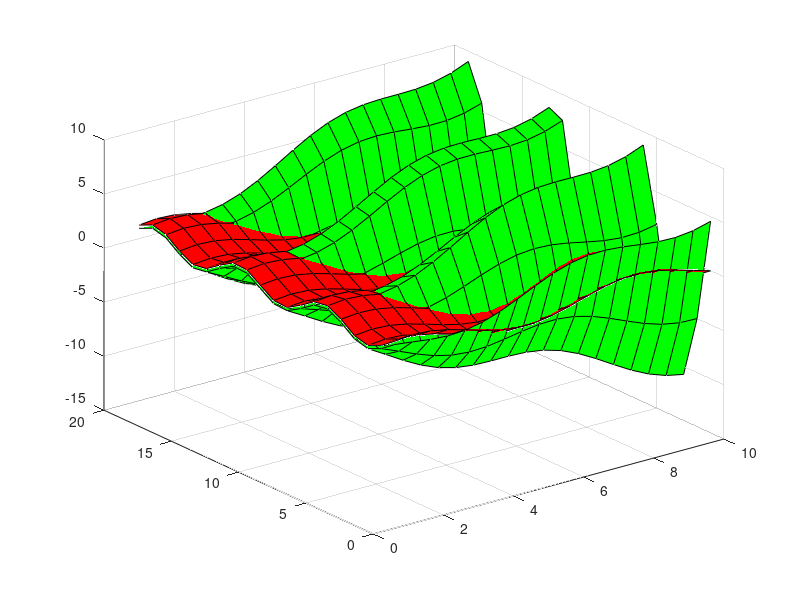

MATLAB code for this plot:
[X,Y] = meshgrid(1:0.5:10,1:20);
Z = sin(X) + cos(Y);
s=surf(X,Y,Z,'FaceColor','red');
hold on
Z1 = cos(X)+X.*cos(Y);
surf(X,Y,Z1,'FaceColor','green');
hold off
